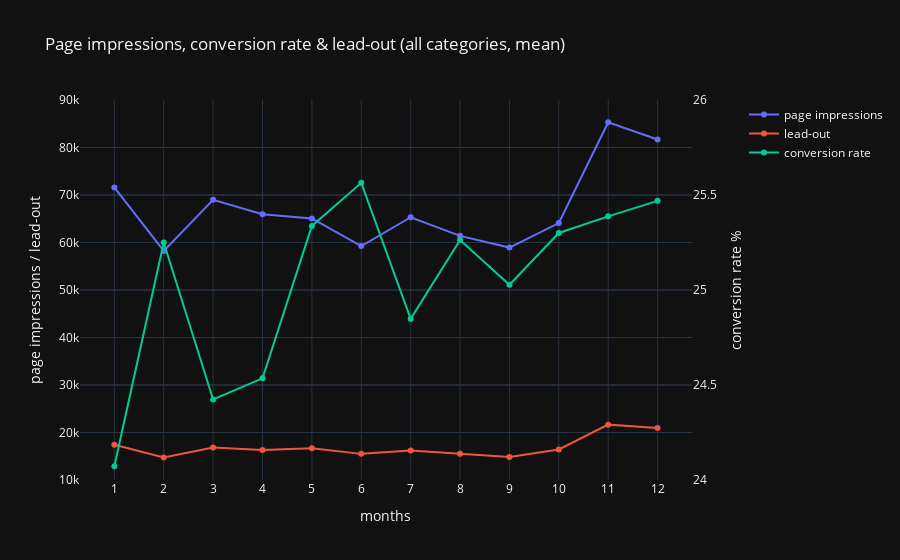

Notebook code cell kept with this figure:
### Code cell
monthly_pi = data['pageimpressions'].groupby(data['month']).mean()
monthly_cr = data['CR'].groupby(data['month']).mean()
monthly_lo = data['lead-out'].groupby(data['month']).mean()

fig = make_subplots(specs=[[{"secondary_y": True, "type": "xy"}]])
fig.add_trace(go.Scatter(y=monthly_pi, x=monthly_pi.index, name="page impressions"), secondary_y=False)
fig.add_trace(go.Scatter(y=monthly_lo, x=monthly_lo.index, name="lead-out"), secondary_y=False)
fig.add_trace(go.Scatter(y=monthly_cr*100, x=monthly_cr.index, name="conversion rate"), secondary_y=True)
fig.update_layout(title_text="Page impressions, conversion rate & lead-out (all categories, mean)", template='plotly_dark')
fig.update_xaxes(title_text="months", dtick=[1,len(monthly_cr.index)])
fig.update_yaxes(title_text="page impressions / lead-out", secondary_y=False, range=[10000,90000])
fig.update_yaxes(title_text="conversion rate %", secondary_y=True, range=[24,26])
fig.show()

### Figure 1 — Plotly figure (JSON) as saved in the notebook; plotly's stock layout.template omitted (floating-point values rounded to 4 significant figures)
{"data": [{"name": "page impressions", "type": "scatter", "x": [1, 2, 3, 4, 5, 6, 7, 8, 9, 10, 11, 12], "xaxis": "x", "y": [71600.0, 58235, 68980.0, 65950.0, 65050.0, 59240.0, 65320.0, 61400.0, 58930.0, 64100.0, 85300.0, 81670.0], "yaxis": "y"}, {"name": "lead-out", "type": "scatter", "x": [1, 2, 3, 4, 5, 6, 7, 8, 9, 10, 11, 12], "xaxis": "x", "y": [17430.0, 14720.0, 16840.0, 16320.0, 16670.0, 15500.0, 16230.0, 15510.0, 14850.0, 16430.0, 21660.0, 20930.0], "yaxis": "y"}, {"name": "conversion rate", "type": "scatter", "x": [1, 2, 3, 4, 5, 6, 7, 8, 9, 10, 11, 12], "xaxis": "x", "y": [24.07, 25.25, 24.42, 24.54, 25.34, 25.56, 24.85, 25.26, 25.03, 25.3, 25.39, 25.47], "yaxis": "y2"}], "layout": {"title": {"text": "Page impressions, conversion rate & lead-out (all categories, mean)"}, "xaxis": {"anchor": "y", "domain": [0, 0.94], "dtick": [1, 12], "title": {"text": "months"}}, "yaxis": {"anchor": "x", "domain": [0, 1], "range": [10000, 90000], "title": {"text": "page impressions / lead-out"}}, "yaxis2": {"anchor": "x", "overlaying": "y", "range": [24, 26], "side": "right", "title": {"text": "conversion rate %"}}}}
